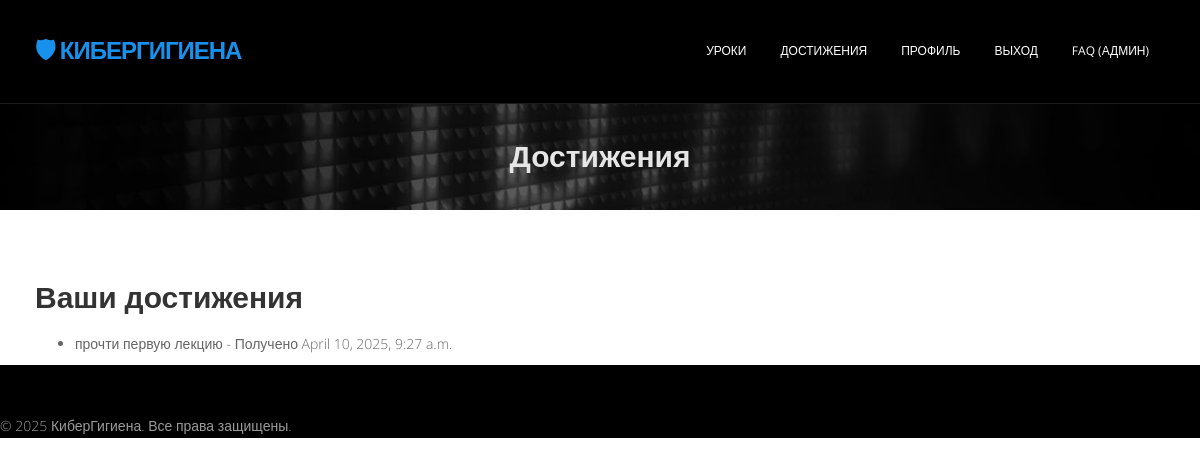
Page /achievements/ (signed in) on the committed database.
### kyberapp/models.py (models this page shows, shortened)
class UserAchievement(models.Model):
    user = models.ForeignKey('kyberapp.CustomUser', on_delete=models.CASCADE,
                             verbose_name='Пользователь')
    achievement = models.ForeignKey(Achievement, on_delete=models.CASCADE,
                                    verbose_name='Достижение')
    earned_at = models.DateTimeField(_('Дата получения'), auto_now_add=True)
    class Meta:
        unique_together = ('user', 'achievement')
        verbose_name = "Полученное достижение"
        verbose_name_plural = "Полученные достижения"

class Achievement(models.Model):
    title = models.CharField(_('Название'), max_length=255)
    description = models.TextField(_('Описание'))
    icon = models.ImageField(_('Иконка достижения'), upload_to='achievements/')
    condition = models.CharField(_('Условие получения'),
                                 max_length=255)  # Пример: "finish_5_lessons"
    class Meta:
        verbose_name = "Достижение"
        verbose_name_plural = "Достижения"

### kyberapp/views.py (the view)
# urls.py: path('achievements/', views.achievements, name='achievements'),
def achievements(request):
    user_achievements = UserAchievement.objects.filter(user=request.user)  # Получаем все достижения текущего пользователя
    return render(request, "kyberapp/achievements.html", {'user_achievements': user_achievements})

### kyberapp/templates/kyberapp/achievements.html (shortened to what this page needs)
{% extends "kyberapp/base.html" %}
{% block page_name %}Достижения{% endblock %}
{% block content %}
    <h2>Ваши достижения</h2>
    <ul>
        {% for user_achievement in user_achievements %}
            <li>{{ user_achievement.achievement.title }} - Получено {{ user_achievement.earned_at }}</li>
        {% endfor %}
    </ul>
{% endblock %}

### kyberapp/static/css/style.css (style rules this page uses)
body { font-family:'Open Sans', Arial, sans-serif; font-size:14px; font-weight:300; line-height:1.6em; color:#656565; }
h1,h2, h3, h4, h5, h6 { font-family:'Open Sans', Arial, sans-serif; font-weight: 600; line-height:1.1em; color:#333; margin-bottom: 20px; }

### rows in the picture
UserAchievement: achievement "прочти первую лекцию", earned_at "April 10, 2025, 9:27 a.m."

### other values in the picture
{{ year|default:2025 }} "2025"
